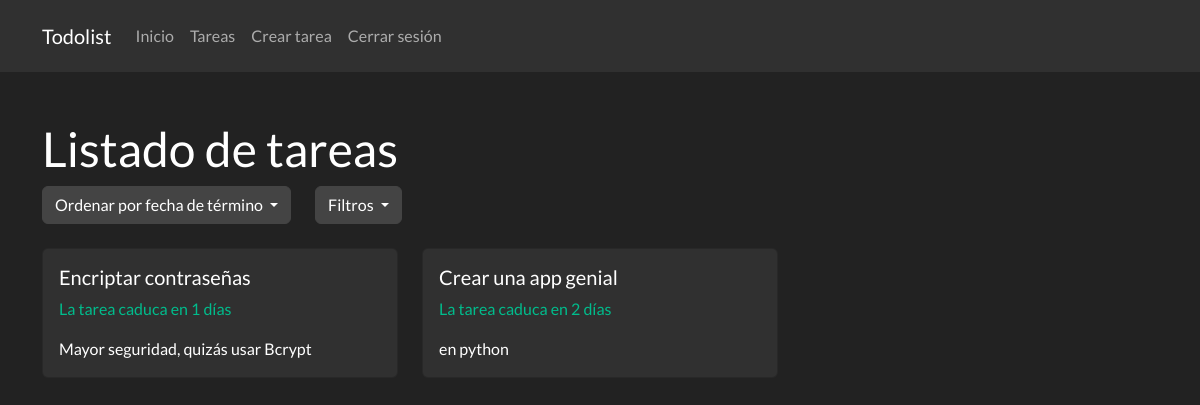
The page /tarea/ (signed in) on the database as committed earlier.
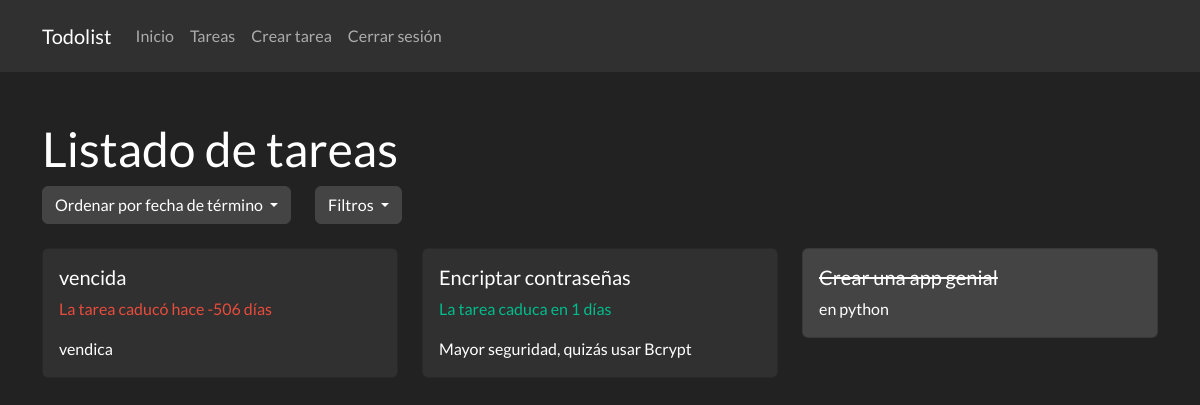
The same page on the database as committed later.
### app.py (models this page shows, shortened)
class Tarea(db.Model):
    id = db.Column(db.Integer, primary_key=True)
    titulo = db.Column(db.String(100), nullable=False)
    descripcion = db.Column(db.String(200), nullable=False)
    fecha_termino = db.Column(db.DateTime, nullable=False)
    estado = db.Column(db.Boolean, default=False)
    usuario_id = db.Column(db.Integer, db.ForeignKey('usuario.id'), nullable=False)

### app.py (the view, shortened to what this page needs)
@app.route('/tarea/', methods=['GET', 'POST'])
@app.route('/tarea/<int:id>', methods=['GET', 'POST'])
@app.route('/tarea/filtrar/<estado>', methods=['GET', 'POST'])
@login_required
def verTareas(id=None, estado=None):
    orden = request.args.get('orden', 'asc')
    query = Tarea.query.filter_by(usuario_id=current_user.id)
    if id is None:
        if orden == 'asc':
            query = query.order_by(Tarea.fecha_termino.asc())
        elif orden == 'desc':
            query = query.order_by(Tarea.fecha_termino.desc())
        tareas = query.all()
        return render_template('tareas.html', tareas=tareas, calcDiasRestantes = calcDiasRestantes, orden=orden, estado=estado)

### app.py (called while the page is built)
def calcDiasRestantes(fecha_termino):
    fecha_actual = datetime.now()
    dias_restantes = fecha_termino - fecha_actual
    return dias_restantes.days

@login_manager.user_loader
def load_user(id):
    return Usuario.query.get(int(id))

### templates/tareas.html (shortened to what this page needs)
{% extends "base.html" %}
{% block content %}
<h1 class="mt-5">Listado de tareas</h1>
<div class="d-flex">
    <div class="row justify-content-center">
        <div class="col">
            <div class="dropdown">
                <a class="btn btn-secondary dropdown-toggle" href="#" role="button" id="dwFechas" data-toggle="dropdown"
                    aria-haspopup="true" aria-expanded="false">
                    Ordenar por fecha de término
                </a>
            </div>
        </div>
        <div class="col">
            <div class="dropdown">
                <a class="btn btn-secondary dropdown-toggle" href="#" role="button" id="dwOpciones" data-toggle="dropdown"
                    aria-haspopup="true" aria-expanded="false">
                    Filtros
                </a>
            </div>
        </div>
    </div>
</div>
<div class="row">
    {% for tarea in tareas %}
    <div class="col-md-4">
        <a href="{{ url_for('verTareas', id=tarea.id) }}" class="card-link" style="text-decoration: none;">
            <div class="card mt-4 {% if tarea.estado %}bg-secondary{% endif %}">
                <div class="card-body">
                    <h5 class="card-title" {% if tarea.estado %}style="text-decoration: line-through;" {% endif %}>{{
                        tarea.titulo }}</h5>
                    {% if not tarea.estado %}
                    {% if calcDiasRestantes(tarea.fecha_termino) > 0 %}
                    <p class="text-success">La tarea caduca en {{ calcDiasRestantes(tarea.fecha_termino) }} días</p>
                    {% elif calcDiasRestantes(tarea.fecha_termino) == 0 %}
                    <p class="text-warning">La tarea caduca hoy</p>
                    {% else %}
                    <p class="text-danger">La tarea caducó hace {{ calcDiasRestantes(tarea.fecha_termino) }} días</p>
                    {% endif %}
                    {% endif %}
                    <p class="card-text">{{ tarea.descripcion }}</p>
                </div>
            </div>
        </a>
    </div>
    {% endfor %}
</div>
{% endblock %}

### templates/base.html (shortened to what this page needs)
<!DOCTYPE html>
<html lang="es">
<head>
    <link rel="stylesheet" href="https://cdn.jsdelivr.net/npm/bootstrap@5.2.3/dist/css/bootstrap.min.css">
    <link rel="stylesheet" href="https://bootswatch.com/5/darkly/bootstrap.min.css">
    <link rel="stylesheet" type="text/css" href="https://cdn.jsdelivr.net/npm/toastify-js/src/toastify.min.css">
    <link rel="stylesheet" href="https://cdn.jsdelivr.net/npm/bootstrap-icons@1.10.5/font/bootstrap-icons.css">
</head>
<body>
    <nav class="navbar navbar-expand-lg navbar-dark bg-dark">
        <div class="container">
            <a class="navbar-brand" href="{{ url_for('index' ) }}">Todolist</a>
            <div class="collapse navbar-collapse" id="navbarNav">
                <ul class="navbar-nav ml-auto">
                    <li class="nav-item">
                        <a class="nav-link" href="{{ url_for('index' ) }}">Inicio</a>
                    </li>
                    <li class="nav-item">
                        <a class="nav-link" href="{{ url_for('verTareas' ) }}">Tareas</a>
                    </li>
                    <li class="nav-item">
                        <a class="nav-link" href="{{ url_for('crearTarea' ) }}">Crear tarea</a>
                    </li>
                    {% if current_user.is_authenticated %}
                    <li class="nav-item">
                        <a class="nav-link" href="{{ url_for('logout' ) }}">Cerrar sesión</a>
                    </li>
                    {% endif %}
                </ul>
            </div>
        </div>
    </nav>
    <div class="container mt-4">
        {% block content %}{% endblock %}
    </div>
</body>
</body>
</html>

Rows that differ between the two databases and show on the page:
added Tarea: titulo "vencida", fecha_termino "-506", descripcion "vendica"
changed Tarea "Crear una app genial": estado False → True (drawn); fecha_termino "2" → (not shown)
